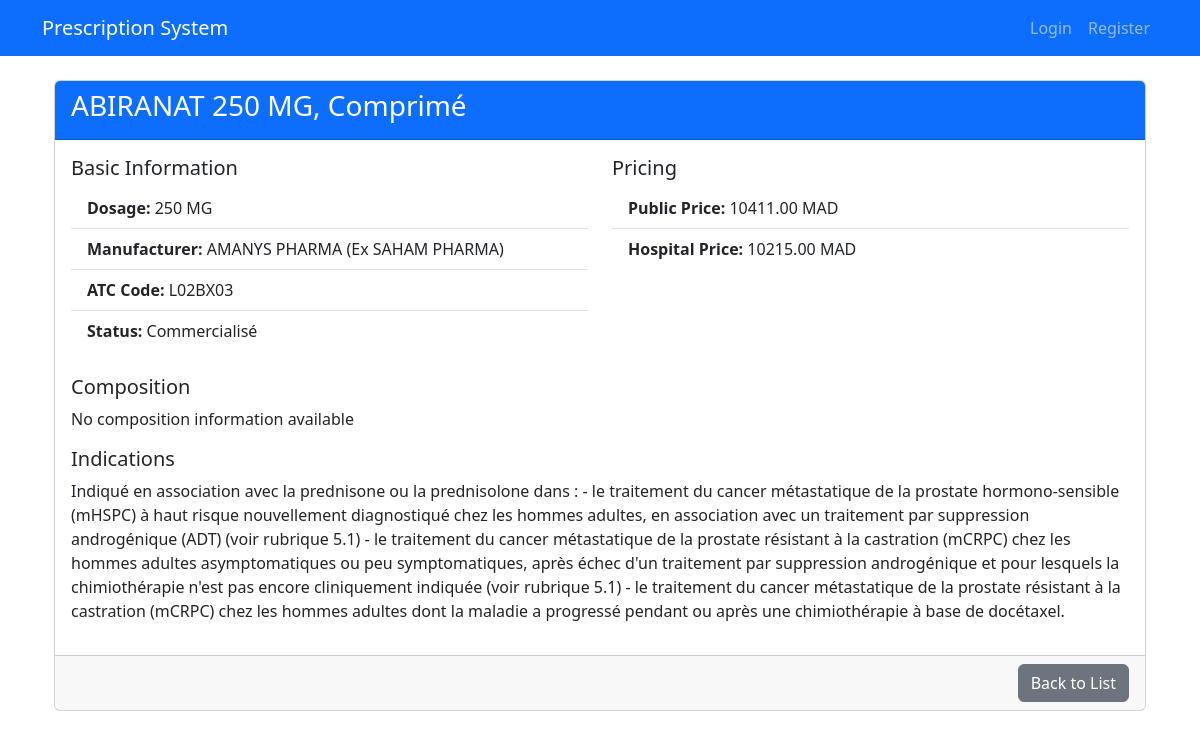
The page /medications/1/ on the database its author committed.
### medications/models.py (models this page shows, shortened)
class Medication(models.Model):
    name = models.CharField(max_length=200)
    presentation = models.CharField(max_length=100)
    dosage = models.CharField(max_length=50)
    distributor = models.CharField(max_length=100)
    composition = models.TextField(blank=True)
    family = models.CharField(max_length=100)
    status = models.CharField(max_length=50)
    atc_code = models.CharField(max_length=15)
    public_price = models.DecimalField(
        max_digits=10,
        decimal_places=2,
        null=True,
        blank=True,
        default=None
    )
    hospital_price = models.DecimalField(
        max_digits=10,
        decimal_places=2,
        null=True,
        blank=True,
        default=None
    )
    table = models.CharField(max_length=1)
    indication = models.TextField()

### medications/views.py (the view)
# urls.py: path('medications/<int:pk>/', MedicationTemplateDetailView.as_view(), name='medication-detail'),
class MedicationTemplateDetailView(DetailView):
    queryset = Medication.objects.all()
    template_name = 'medications/detail.html'
    context_object_name = 'medication'

### medications/templates/medications/detail.html (shortened to what this page needs)
{% extends 'base.html' %}
{% block content %}
<div class="container mt-4">
    <div class="card">
        <div class="card-header bg-primary text-white">
            <h3>{{ medication.name }}</h3>
        </div>
        <div class="card-body">
            <div class="row">
                <div class="col-md-6">
                    <h5>Basic Information</h5>
                    <ul class="list-group list-group-flush">
                        <li class="list-group-item"><strong>Dosage:</strong> {{ medication.dosage }}</li>
                        <li class="list-group-item"><strong>Manufacturer:</strong> {{ medication.distributor }}</li>
                        <li class="list-group-item"><strong>ATC Code:</strong> {{ medication.atc_code }}</li>
                        <li class="list-group-item"><strong>Status:</strong> {{ medication.status }}</li>
                    </ul>
                </div>
                <div class="col-md-6">
                    <h5>Pricing</h5>
                    <ul class="list-group list-group-flush">
                        <li class="list-group-item"><strong>Public Price:</strong> {{medication.public_price | default:"-" }} MAD</li>
                        <li class="list-group-item"><strong>Hospital Price:</strong> {{medication.hospital_price|default:"-" }} MAD</li>
                    </ul>
                </div>
            </div>
            <div class="row mt-4">
                <div class="col-12">
                    <h5>Composition</h5>
                    <p>{{ medication.composition|default:"No composition information available" }}</p>
                    <h5>Indications</h5>
                    <p>{{ medication.indication|default:"No indication information available" }}</p>
                </div>
            </div>
        </div>
        <div class="card-footer text-end">
            <a href="{% url 'medication-list' %}" class="btn btn-secondary">
                 Back to List
            </a>
        </div>
    </div>
</div>
{% endblock %}

### rows shown on the page
Medication: name "ABIRANAT 250 MG, Comprimé", dosage "250 MG", distributor "AMANYS PHARMA (Ex SAHAM PHARMA)", atc_code "L02BX03", status "Commercialisé", public_price "10411.00", hospital_price "10215.00", composition "No composition information available", indication "Indiqué en association avec la prednisone ou la prednisolone dans : - le traitement du cancer métastatique de la prostate hormono-sensible (mHSPC) à haut risque nouvellement diagnostiqué chez les hommes adultes, en association avec un traitement par suppression androgénique (ADT) (voir rubrique 5.1) - le traitement du cancer métastatique de la prostate résistant à la castration (mCRPC) chez les hommes adultes asymptomatiques ou peu symptomatiques, après échec d'un traitement par suppression androgénique et pour lesquels la chimiothérapie n'est pas encore cliniquement indiquée (voir rubrique 5.1) - le traitement du cancer métastatique de la prostate résistant à la castration (mCRPC) chez les…"
